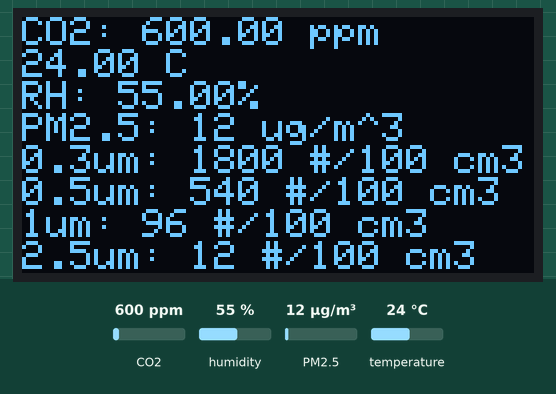
Simulated run of this sketch. Board: Arduino Leonardo, built for the host (arithmetic inside an expression is 32-bit, double 64-bit). Parts: 128×64 one-colour display. The inputs (shaded band) are chosen by the test bench; at power-on: CO2 600 ppm, humidity 55 %, PM2.5 12 µg/m³, temperature 24 °C. The display library's start-up logo is not drawn; what the sketch prints to the serial monitor is not drawn.

Above: at 5.7 s.
5.8 s: CO2 set to 452 ppm
At 6.6 s:
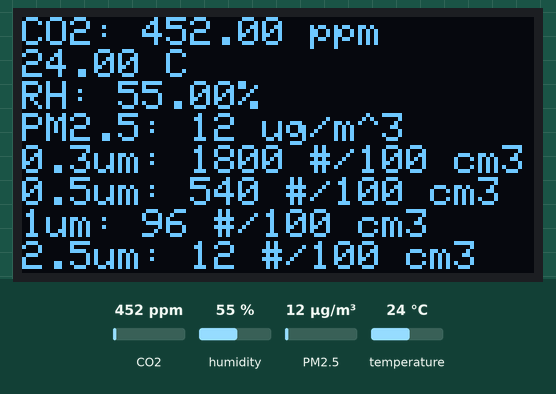
7.3 s: humidity set to 22 %
At 8.2 s:
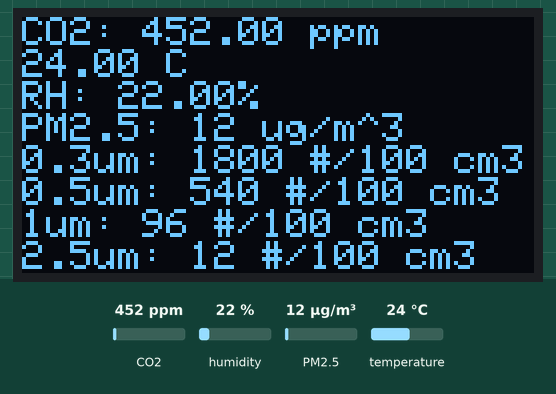
8.9 s: PM2.5 set to 6 µg/m³
At 9.9 s:
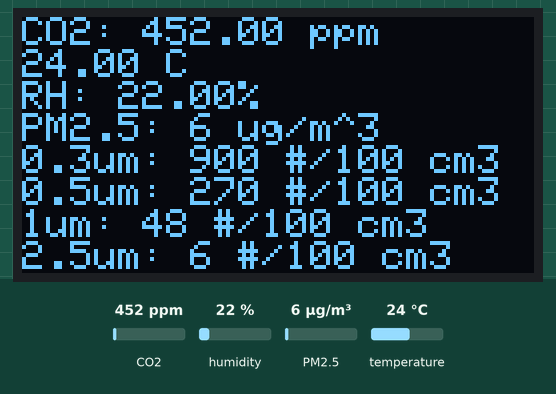
10.4 s: temperature set to 12 °C
At 11.5 s:
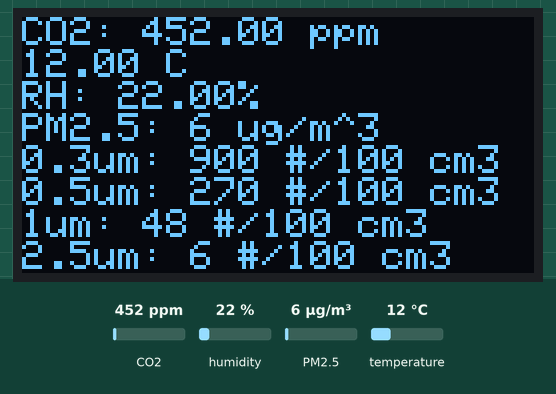
12.0 s: CO2 set to 1050 ppm
At 13.1 s:
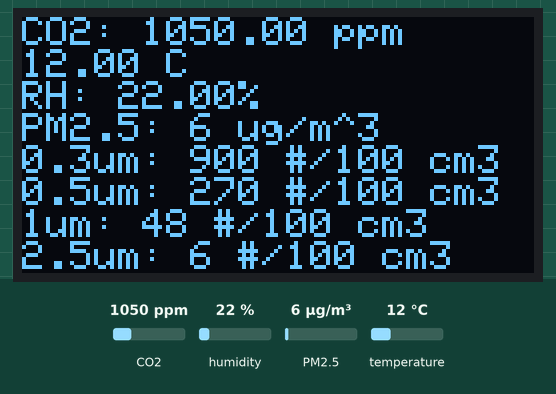
Timing chart, 0 to 14.5 s (numbered marks = the images above; inputs shaded):
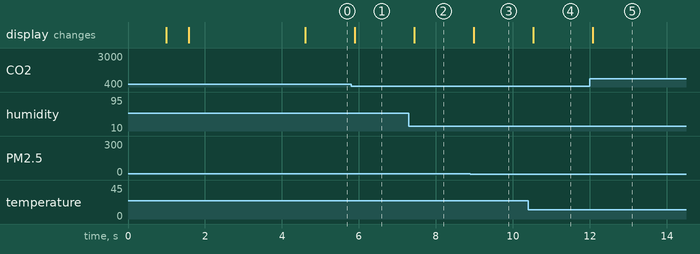

Measured:
- after the input at 5.8 s, the display: changes after 0.10 s (image 1)
- after the input at 7.3 s, the display: changes after 0.14 s (image 2)
- after the input at 8.9 s, the display: changes after 0.09 s (image 3)
- after the input at 10.4 s, the display: changes after 0.14 s (image 4)
- after the input at 12.0 s, the display: changes after 0.08 s (image 5)

The sketch:

Exposure_Logger_v3.ino
```cpp
//     This version of the exposure logger includes an Adafruit SCD30 and a Plantower A03001S also put together by adafruit.
// Hopefully this code will log the data into an easy to analyze txt file, as well as display the current CO2, Temp, RH and PM2.5.
// The majority of the code is copied from the examples provided by Adafruit.

//- Libraries
#include <Wire.h> //these might be unnecesary but i dont know lol
#include <SPI.h>
#include <Adafruit_SCD30.h>
#include <Adafruit_SSD1306.h>
#include "Adafruit_PM25AQI.h"

//- Variables to declare
Adafruit_SCD30  scd30;
Adafruit_PM25AQI aqi = Adafruit_PM25AQI();
Adafruit_SSD1306 display = Adafruit_SSD1306(128, 64, &Wire, 4);

void setup(void) {
  Serial.begin(115200);
  while (!Serial) delay(10);     // will pause Zero, Leonardo, etc until serial console opens

  Serial.println("Exposure Logger v3");

  delay(1000); // Waiting for everything to boot up

  // Try to initialize the SCD30
  if (!scd30.begin()) {
    Serial.println("Failed to find SCD30 chip");
    while (1) { delay(10); }
  }
  Serial.println("SCD30 Found!");

  // Plantower Setup
  // There are 3 options for connectivity!
  if (! aqi.begin_I2C()) {      // connect to the sensor over I2C
  //if (! aqi.begin_UART(&Serial1)) { // connect to the sensor over hardware serial
  //if (! aqi.begin_UART(&pmSerial)) { // connect to the sensor over software serial
    Serial.println("Could not find PM 2.5 sensor!");
    while (1) delay(10);
  }

  Serial.println("Plantower Found");

  // OLED Start Up
  // SSD1306_SWITCHCAPVCC = generate display voltage from 3.3V internally
  if(!display.begin(SSD1306_SWITCHCAPVCC, 0x3D)) { // Address 0x3D for 128x64
    Serial.println(F("SSD1306 allocation failed"));
    for(;;); // Don't proceed, loop forever
  }

  if (!scd30.setMeasurementInterval(2)){
    Serial.println("Failed to set measurement interval");
    while(1) {delay(10);}
  }
  Serial.print("Measurement Interval: ");
  Serial.print(scd30.getMeasurementInterval());
  Serial.println(" seconds");


  // Initial display message
  display.display();
  delay(500); // Pause for half second

  display.setTextSize(1);
  display.setTextColor(WHITE);
  display.setRotation(0);
  display.clearDisplay();
  display.setCursor(0,0);
  display.setTextSize(2);
  display.println("Exposure");
  display.println("Logger v3");
  display.setCursor(0,50);
  display.setTextSize(1);
  display.println("I love you Chloe :)");
  display.display(); // you need to update the display after you've made changes
  delay(3000);


}


void loop() {
  if (scd30.dataReady()) {
    sensors_event_t temp;
    sensors_event_t humidity;
    display.clearDisplay();
    display.setCursor(0,0);
    display.setTextSize(1);

    if (!scd30.read()){
      Serial.println("Error reading sensor data");
      display.println("READ ERR");
      display.display();
      return;
    }

    Serial.print("CO2: ");
    Serial.print(scd30.CO2, 3);
    Serial.println(" ppm");


    // Plantower
    PM25_AQI_Data data;

  if (! aqi.read(&data)) {
    Serial.println("Could not read from AQI");
    delay(500);  // try again in a bit!
    return;
  }
  Serial.println("AQI reading success");


    /// Sending Data to OLED
    //- OLED CO2
    display.print("CO2: ");
    display.print(scd30.CO2, 2);
    display.println(" ppm");

    //- OLED Temp
    display.print(scd30.temperature,2);
    display.println(" C");

    //- OLED Humidity
    display.print("RH: ");
    display.print(scd30.relative_humidity,2);
    display.println("%");

    //- OLED PM2.5
    display.print("PM2.5: ");
    display.print(data.pm25_standard);
    display.println(" ug/m^3");
    display.print("0.3um: ");
    display.print(data.particles_03um);
    display.println(" #/100 cm3");
    display.print("0.5um: ");
    display.print(data.particles_05um);
    display.println(" #/100 cm3");
    display.print("1um: ");
    display.print(data.particles_10um);
    display.println(" #/100 cm3");
    display.print("2.5um: ");
    display.print(data.particles_25um);
    display.println(" #/100 cm3");
    display.display(); //don't forget to update display >:C
    // displpay.print(text,variable type)

  }

  delay(100);
}
```
